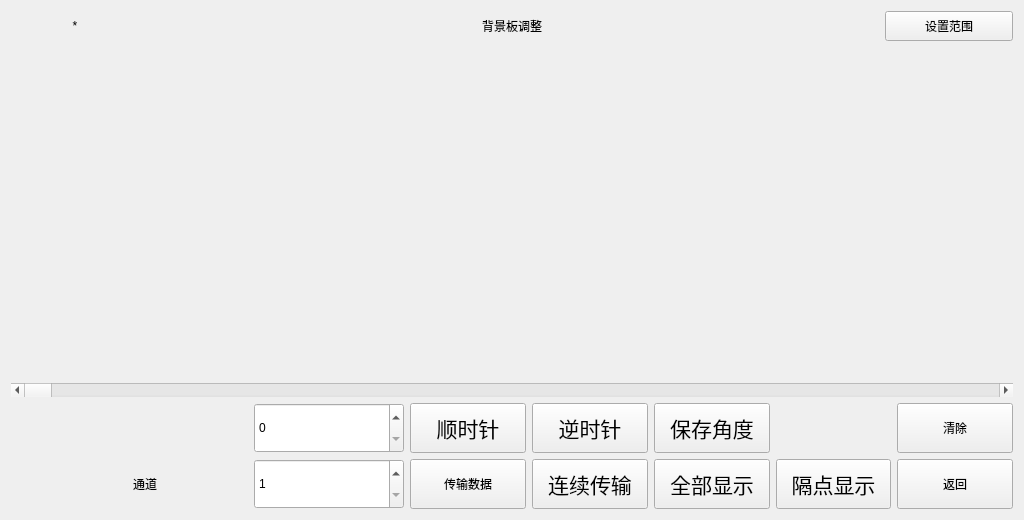
<?xml version="1.0" encoding="UTF-8"?>
<ui version="4.0">
 <class>FormCCDCurve</class>
 <widget class="QWidget" name="FormCCDCurve">
  <property name="geometry">
   <rect>
    <x>0</x>
    <y>0</y>
    <width>1024</width>
    <height>520</height>
   </rect>
  </property>
  <property name="windowTitle">
   <string>Form</string>
  </property>
  <layout class="QVBoxLayout" name="verticalLayout">
   <item>
    <layout class="QHBoxLayout" name="horizontalLayout">
     <item>
      <widget class="QLabel" name="labelPos">
       <property name="sizePolicy">
        <sizepolicy hsizetype="Fixed" vsizetype="Preferred">
         <horstretch>0</horstretch>
         <verstretch>0</verstretch>
        </sizepolicy>
       </property>
       <property name="minimumSize">
        <size>
         <width>128</width>
         <height>30</height>
        </size>
       </property>
       <property name="text">
        <string>*</string>
       </property>
       <property name="alignment">
        <set>Qt::AlignCenter</set>
       </property>
      </widget>
     </item>
     <item>
      <widget class="QLabel" name="label">
       <property name="sizePolicy">
        <sizepolicy hsizetype="MinimumExpanding" vsizetype="Preferred">
         <horstretch>0</horstretch>
         <verstretch>0</verstretch>
        </sizepolicy>
       </property>
       <property name="minimumSize">
        <size>
         <width>0</width>
         <height>30</height>
        </size>
       </property>
       <property name="text">
        <string>背景板调整</string>
       </property>
       <property name="alignment">
        <set>Qt::AlignCenter</set>
       </property>
      </widget>
     </item>
     <item>
      <widget class="QToolButton" name="toolButton_SetRange">
       <property name="sizePolicy">
        <sizepolicy hsizetype="Preferred" vsizetype="Preferred">
         <horstretch>0</horstretch>
         <verstretch>0</verstretch>
        </sizepolicy>
       </property>
       <property name="minimumSize">
        <size>
         <width>128</width>
         <height>0</height>
        </size>
       </property>
       <property name="text">
        <string>设置范围</string>
       </property>
      </widget>
     </item>
    </layout>
   </item>
   <item>
    <spacer name="verticalSpacer">
     <property name="orientation">
      <enum>Qt::Vertical</enum>
     </property>
     <property name="sizeHint" stdset="0">
      <size>
       <width>20</width>
       <height>325</height>
      </size>
     </property>
    </spacer>
   </item>
   <item>
    <widget class="QScrollBar" name="horizontalScrollBar">
     <property name="maximum">
      <number>1024</number>
     </property>
     <property name="singleStep">
      <number>0</number>
     </property>
     <property name="orientation">
      <enum>Qt::Horizontal</enum>
     </property>
    </widget>
   </item>
   <item>
    <layout class="QGridLayout" name="gridLayout">
     <item row="0" column="2">
      <widget class="QSpinBox" name="spinBox_f">
       <property name="sizePolicy">
        <sizepolicy hsizetype="Fixed" vsizetype="Fixed">
         <horstretch>0</horstretch>
         <verstretch>0</verstretch>
        </sizepolicy>
       </property>
       <property name="minimumSize">
        <size>
         <width>150</width>
         <height>50</height>
        </size>
       </property>
       <property name="styleSheet">
        <string notr="true"/>
       </property>
      </widget>
     </item>
     <item row="1" column="2">
      <widget class="QSpinBox" name="spinBox_channel">
       <property name="sizePolicy">
        <sizepolicy hsizetype="Fixed" vsizetype="Fixed">
         <horstretch>0</horstretch>
         <verstretch>0</verstretch>
        </sizepolicy>
       </property>
       <property name="minimumSize">
        <size>
         <width>150</width>
         <height>50</height>
        </size>
       </property>
       <property name="styleSheet">
        <string notr="true"/>
       </property>
       <property name="minimum">
        <number>1</number>
       </property>
       <property name="maximum">
        <number>7</number>
       </property>
       <property name="value">
        <number>1</number>
       </property>
      </widget>
     </item>
     <item row="0" column="3">
      <widget class="QToolButton" name="toolButton_clockwis">
       <property name="sizePolicy">
        <sizepolicy hsizetype="Preferred" vsizetype="Preferred">
         <horstretch>0</horstretch>
         <verstretch>0</verstretch>
        </sizepolicy>
       </property>
       <property name="font">
        <font>
         <family>文泉驿微米黑</family>
         <pointsize>16</pointsize>
         <weight>50</weight>
         <italic>false</italic>
         <bold>false</bold>
        </font>
       </property>
       <property name="styleSheet">
        <string notr="true">font: 16pt &quot;文泉驿微米黑&quot;;</string>
       </property>
       <property name="text">
        <string>顺时针</string>
       </property>
      </widget>
     </item>
     <item row="1" column="1">
      <widget class="QLabel" name="label_3">
       <property name="text">
        <string>通道</string>
       </property>
      </widget>
     </item>
     <item row="0" column="4">
      <widget class="QToolButton" name="toolButton_anticlockwise">
       <property name="sizePolicy">
        <sizepolicy hsizetype="Preferred" vsizetype="Preferred">
         <horstretch>0</horstretch>
         <verstretch>0</verstretch>
        </sizepolicy>
       </property>
       <property name="font">
        <font>
         <family>文泉驿微米黑</family>
         <pointsize>16</pointsize>
         <weight>50</weight>
         <italic>false</italic>
         <bold>false</bold>
        </font>
       </property>
       <property name="styleSheet">
        <string notr="true">font: 16pt &quot;文泉驿微米黑&quot;;</string>
       </property>
       <property name="text">
        <string>逆时针</string>
       </property>
      </widget>
     </item>
     <item row="0" column="6">
      <widget class="QToolButton" name="toolButton_saveangle">
       <property name="sizePolicy">
        <sizepolicy hsizetype="Preferred" vsizetype="Preferred">
         <horstretch>0</horstretch>
         <verstretch>0</verstretch>
        </sizepolicy>
       </property>
       <property name="font">
        <font>
         <family>文泉驿微米黑</family>
         <pointsize>16</pointsize>
         <weight>50</weight>
         <italic>false</italic>
         <bold>false</bold>
        </font>
       </property>
       <property name="styleSheet">
        <string notr="true">font: 16pt &quot;文泉驿微米黑&quot;;</string>
       </property>
       <property name="text">
        <string>保存角度</string>
       </property>
      </widget>
     </item>
     <item row="1" column="4">
      <widget class="QToolButton" name="toolButton_continue">
       <property name="sizePolicy">
        <sizepolicy hsizetype="Preferred" vsizetype="Preferred">
         <horstretch>0</horstretch>
         <verstretch>0</verstretch>
        </sizepolicy>
       </property>
       <property name="font">
        <font>
         <family>文泉驿微米黑</family>
         <pointsize>16</pointsize>
         <weight>50</weight>
         <italic>false</italic>
         <bold>false</bold>
        </font>
       </property>
       <property name="styleSheet">
        <string notr="true">font: 16pt &quot;文泉驿微米黑&quot;;</string>
       </property>
       <property name="text">
        <string>连续传输</string>
       </property>
      </widget>
     </item>
     <item row="1" column="3">
      <widget class="QToolButton" name="toolButton_transmit">
       <property name="sizePolicy">
        <sizepolicy hsizetype="Preferred" vsizetype="Preferred">
         <horstretch>0</horstretch>
         <verstretch>0</verstretch>
        </sizepolicy>
       </property>
       <property name="styleSheet">
        <string notr="true">font: 16pt &quot;文泉驿微米黑&quot;;</string>
       </property>
       <property name="text">
        <string>传输数据</string>
       </property>
      </widget>
     </item>
     <item row="1" column="8">
      <widget class="QToolButton" name="toolButton">
       <property name="sizePolicy">
        <sizepolicy hsizetype="Preferred" vsizetype="Preferred">
         <horstretch>0</horstretch>
         <verstretch>0</verstretch>
        </sizepolicy>
       </property>
       <property name="text">
        <string>返回</string>
       </property>
      </widget>
     </item>
     <item row="0" column="8">
      <widget class="QToolButton" name="toolButton_Clear">
       <property name="sizePolicy">
        <sizepolicy hsizetype="Preferred" vsizetype="Preferred">
         <horstretch>0</horstretch>
         <verstretch>0</verstretch>
        </sizepolicy>
       </property>
       <property name="text">
        <string>清除</string>
       </property>
      </widget>
     </item>
     <item row="0" column="0">
      <widget class="QWidget" name="widgetBkg" native="true"/>
     </item>
     <item row="1" column="0">
      <widget class="QWidget" name="widgetCamera" native="true"/>
     </item>
     <item row="1" column="6">
      <widget class="QToolButton" name="toolButton_all">
       <property name="sizePolicy">
        <sizepolicy hsizetype="Preferred" vsizetype="Preferred">
         <horstretch>0</horstretch>
         <verstretch>0</verstretch>
        </sizepolicy>
       </property>
       <property name="font">
        <font>
         <family>文泉驿微米黑</family>
         <pointsize>16</pointsize>
         <weight>50</weight>
         <italic>false</italic>
         <bold>false</bold>
        </font>
       </property>
       <property name="styleSheet">
        <string notr="true">font: 16pt &quot;文泉驿微米黑&quot;;</string>
       </property>
       <property name="text">
        <string>全部显示</string>
       </property>
      </widget>
     </item>
     <item row="1" column="7">
      <widget class="QToolButton" name="toolButton_seperate">
       <property name="sizePolicy">
        <sizepolicy hsizetype="Preferred" vsizetype="Preferred">
         <horstretch>0</horstretch>
         <verstretch>0</verstretch>
        </sizepolicy>
       </property>
       <property name="font">
        <font>
         <family>文泉驿微米黑</family>
         <pointsize>16</pointsize>
         <weight>50</weight>
         <italic>false</italic>
         <bold>false</bold>
        </font>
       </property>
       <property name="styleSheet">
        <string notr="true">font: 16pt &quot;文泉驿微米黑&quot;;</string>
       </property>
       <property name="text">
        <string>隔点显示</string>
       </property>
       <property name="checked">
        <bool>false</bool>
       </property>
      </widget>
     </item>
    </layout>
   </item>
  </layout>
 </widget>
 <resources/>
 <connections>
  <connection>
   <sender>toolButton</sender>
   <signal>clicked()</signal>
   <receiver>FormCCDCurve</receiver>
   <slot>close()</slot>
   <hints>
    <hint type="sourcelabel">
     <x>372</x>
     <y>22</y>
    </hint>
    <hint type="destinationlabel">
     <x>397</x>
     <y>14</y>
    </hint>
   </hints>
  </connection>
 </connections>
</ui>
